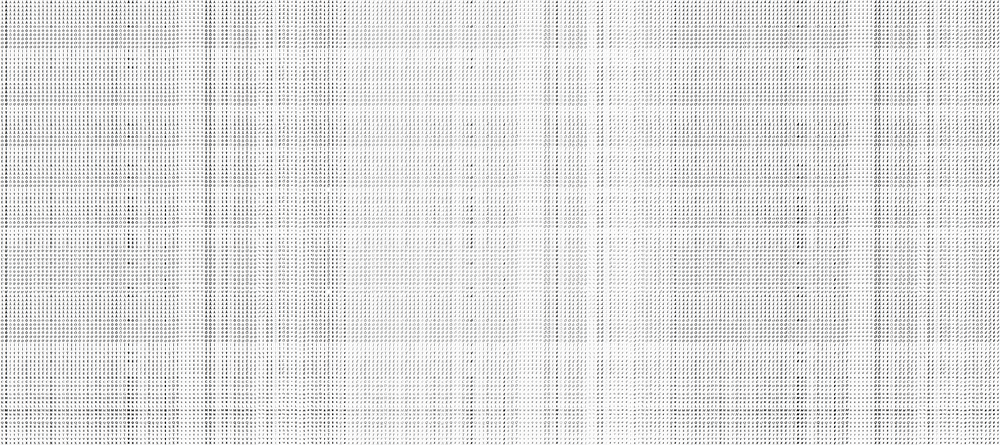
#> input picture data/ImageFile2.png, 1000 x 445 px, shrunk from 7596 x 3380 before the run
$ python words_segmentation.py --image data/ImageFile2.png   (Python 2 division)   (older library calls are emulated)
#> lines starting #> are read from the running program, lines starting #| are printed output that depends on the picture
from projection import project
from sklearn.cluster import KMeans
import numpy as np
import argparse
import matplotlib.pyplot as plt
import cv2
from transform import transform
parser = argparse.ArgumentParser()
parser.add_argument("-i", "--image", required = True, help = "Path to the image")
args = vars(parser.parse_args())

im = cv2.imread(args['image'])
#> im is the input picture: shape (445, 1000, 3); mean B, G, R 225.6, 225.6, 225.6
gray = cv2.cvtColor(im,cv2.COLOR_BGR2GRAY)
retVal, thresh = cv2.threshold(gray,0,255,cv2.THRESH_BINARY+cv2.THRESH_OTSU)
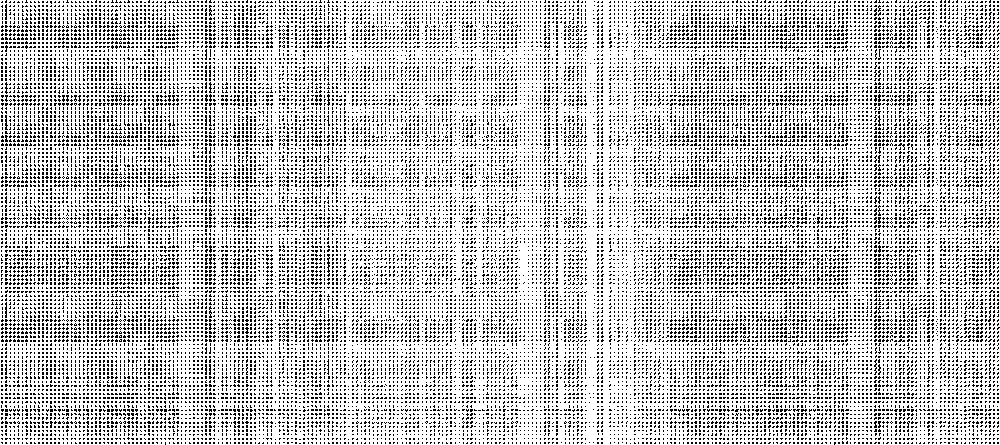
#> thresh: shape (445, 1000); 77.6% white; black in thin lines or dots
#> retVal = 203

# [55 lines left out: function segment, not called in this run]

segment(transform(thresh))
#> (this line was passed over: transform is not available in this run)
